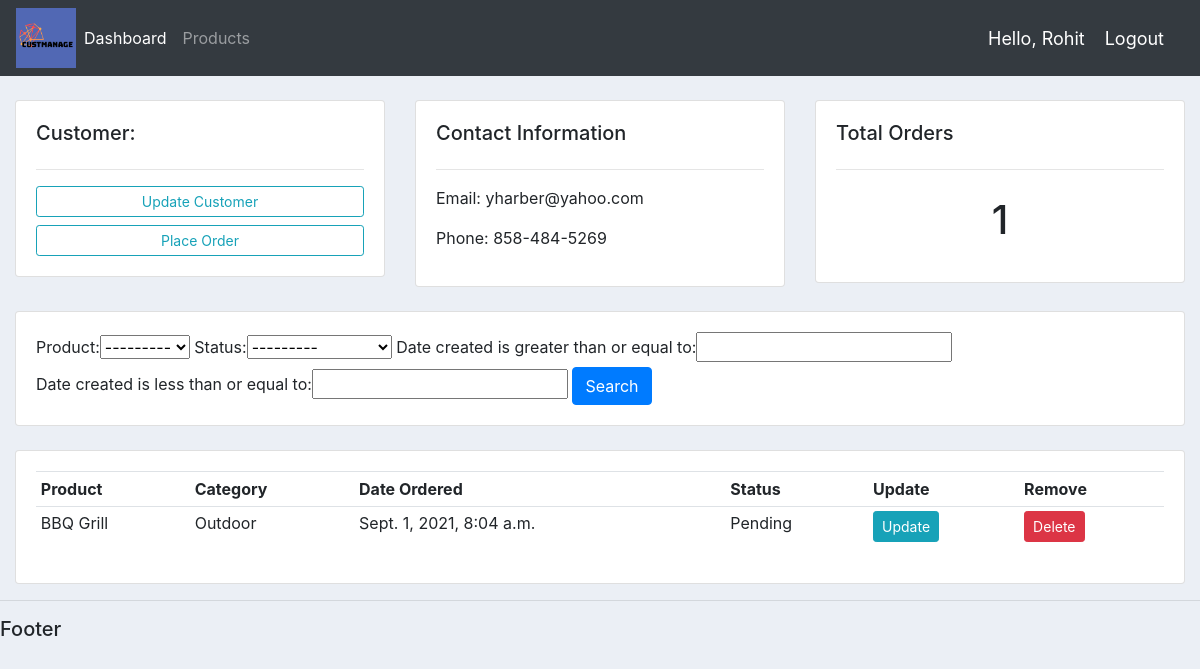
The page /customer/3/ (signed in) on the database its author committed.
### custmanageapp/models.py (models this page shows, shortened)
class Customer(models.Model):
    name = models.CharField(max_length = 200, null = True)
    phone = models.CharField(max_length = 200, null = True)
    email = models.CharField(max_length = 200, null = True)
    date_created = models.DateTimeField(auto_now_add = True, null = True)

class Order(models.Model):
    STATUS = (
        ('Pending','Pending'),
        ('Out For Delivery', 'Out For Delivery'),
        ('Delivered', 'Delivered'),
    )
    customer = models.ForeignKey(Customer,null = True,on_delete = models.SET_NULL)
    product = models.ForeignKey(Product,null = True,on_delete = models.SET_NULL)
    date_created = models.DateTimeField(auto_now_add = True, null = True)
    status = models.CharField(max_length = 200, null = True, choices = STATUS)

class Product(models.Model):
    CATEGORY = (
        ('Indoor','Indoor'),
        ('Outdoor','Outdoor'),
    )
    name = models.CharField(max_length = 200, null = True)
    price = models.FloatField(null = True)
    category = models.CharField(max_length = 200, null = True, choices = CATEGORY)
    description = models.CharField(max_length = 200, null = True, blank = True)
    date_created = models.DateTimeField(auto_now_add = True, null = True)
    tags = models.ManyToManyField(Tag)
    def __str__(self):
        return self.name

### custmanageapp/views.py (the view)
# urls.py: path('customer/<str:pk>/', views.customer, name = "customer"),
@login_required(login_url = 'login')
def customer(request, pk):
    customer = Customer.objects.get(id = pk)
    orders = customer.order_set.all()
    order_count = orders.count()
    myFilter = OrderFilter(request.GET, queryset = orders)
    orders = myFilter.qs
    context = {'customer':customer, 'orders':orders, 'order_count':order_count, 'myFilter': myFilter}
    return render(request,'custmanageapp/customer.html',context)

### custmanageapp/templates/custmanageapp/customer.html
{% extends 'custmanageapp/main.html' %}
{% block content %}
<br>
<div class="row">
	<div class="col-md">
		<div class="card card-body">
			<h5>Customer:</h5>
			<hr>
			<a class="btn btn-outline-info  btn-sm btn-block" href="">Update Customer</a>
			<a class="btn btn-outline-info  btn-sm btn-block" href="{% url 'create_order' customer.id %}">Place Order</a>
		</div>
	</div>
	<div class="col-md">
		<div class="card card-body">
			<h5>Contact Information</h5>
			<hr>
			<p>Email: {{customer.email}} </p>
			<p>Phone: {{customer.phone}} </p>
		</div>
	</div>
	<div class="col-md">
		<div class="card card-body">
			<h5>Total Orders</h5>
			<hr>
			<h1 style="text-align: center;padding: 10px">{{order_count}}</h1>
		</div>
	</div>
</div>
<br>
<div class="row">
	<div class="col">
		<div class="card card-body">
			<form method="get">
				{{myFilter.form}}
		    <button class="btn btn-primary" type="submit">Search</button>
		  </form>
		</div>
	</div>
</div>
<br>
<div class="row">
	<div class="col-md">
		<div class="card card-body">
			<table class="table table-sm">
				<tr>
					<th>Product</th>
					<th>Category</th>
					<th>Date Ordered</th>
					<th>Status</th>
					<th>Update</th>
					<th>Remove</th>
				</tr>
				{% for order in orders %}
					<tr>
						<td>{{order.product}}</td>
						<td>{{order.product.category}}</td>
						<td>{{order.date_created}}</td>
						<td>{{order.status}}</td>
						<td><a class ="btn btn-sm btn-info" href = "{% url 'update_order' order.id %}">Update</a></td>
						<td><a class ="btn btn-sm btn-danger"  href = "{% url 'delete_order' order.id %}" >Delete</a></td>
					</tr>
				{% endfor %}
			</table>
		</div>
	</div>
</div>
{% endblock %}

### custmanageapp/templates/custmanageapp/navbar.html (shortened to what this page needs)
{% load static %}
<nav class="navbar navbar-expand-lg navbar-dark bg-dark">
  <img src="{% static 'images/logo.png' %}" style="width: 5vw; min-width: 10px;">
  <div class="collapse navbar-collapse" id="navbarNav">
    <ul class="navbar-nav">
      <li class="nav-item active">
        <a class="nav-link" href="{% url 'home' %}">Dashboard</a>
      </li>
      <li class="nav-item">
        <a class="nav-link" href="{% url 'products' %}">Products</a>
      </li>
    </ul>
  </div>
  <span class = "hello-msg">Hello, {{request.user}}</span>
  <span><a class = "hello-msg" href="{% url 'logout' %}">Logout</a></span>
</nav>

### static/css/main.css (style rules this page uses)
body { background-color: #ebeff5; }

### custmanageapp/templates/custmanageapp/navbar.html (style rules this page uses)
.hello-msg { font-size: 18px; color: #fff; margin-right: 20px; }

### rows shown on the page
Customer: email "yharber@yahoo.com", phone "858-484-5269"
Order: product "BBQ Grill", product.category "Outdoor", date_created "Sept. 1, 2021, 8:04 a.m.", status "Pending"

### other values the page prints
{{ request.user }} "Rohit"
{{ order_count }} "1"
